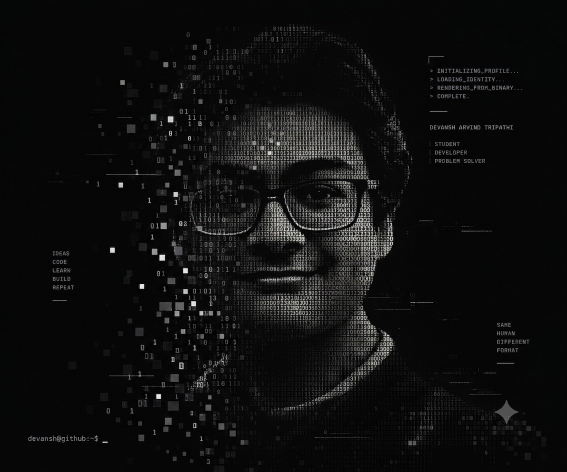
#> input picture assets/portrait.jpg, 1133 x 944 px (shown at 1/2 size)
$ python make_portrait.py
#> lines starting #> are read from the running program, lines starting #| are printed output that depends on the picture
from pathlib import Path
from PIL import Image, ImageEnhance, ImageDraw
import random

BASE = Path(__file__).resolve().parent.parent

INPUT = BASE / "assets" / "portrait.jpg"
OUTPUT = BASE / "assets" / "portrait_glitch.gif"

WIDTH = 520
HEIGHT = 620

GRID_X = 104
GRID_Y = 124

FRAME_COUNT = 30

random.seed(42)


def prepare_image():
    image = Image.open(INPUT).convert("RGB")
#> image is the input picture: PIL image 1133x944 RGB; mean R, G, B 15, 15, 14.8

    w, h = image.size
#> w = 1133; h = 944

    # Crop the image so the portrait is centered.
    image = image.crop(
        (
            int(w * 0.05),
            int(h * 0.02),
            int(w * 0.95),
            int(h * 0.87)
        )
    )
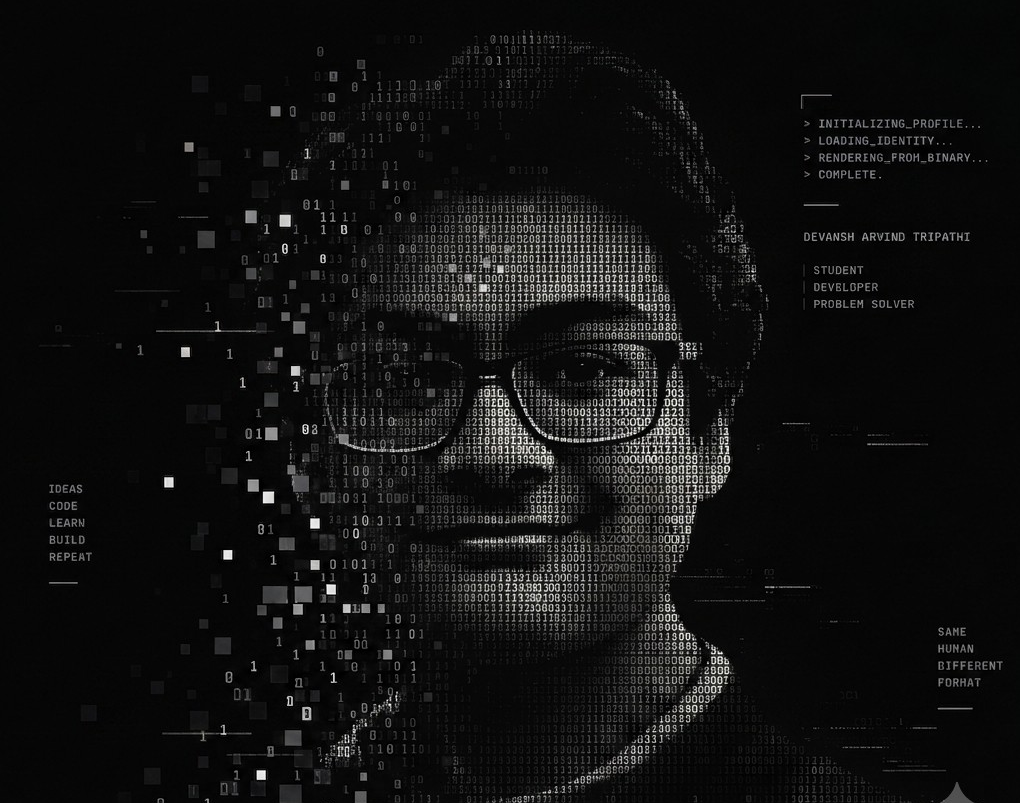
#> image: PIL image 1020x803 RGB; mean R, G, B 17.1, 17.1, 16.9

    image = ImageEnhance.Contrast(image).enhance(1.2)

    image.thumbnail((WIDTH, HEIGHT))
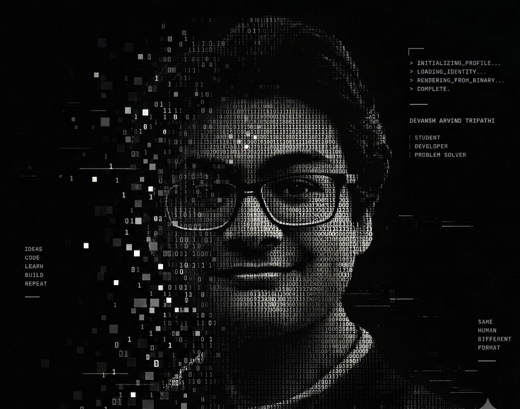
#> image: PIL image 520x409 RGB; mean R, G, B 16.7, 16.7, 16.5

    canvas = Image.new(
        "RGB",
        (WIDTH, HEIGHT),
        (3, 7, 12)
    )

    x = (WIDTH - image.width) // 2
#> x = 0
    y = (HEIGHT - image.height) // 2
#> y = 105

    canvas.paste(image, (x, y))
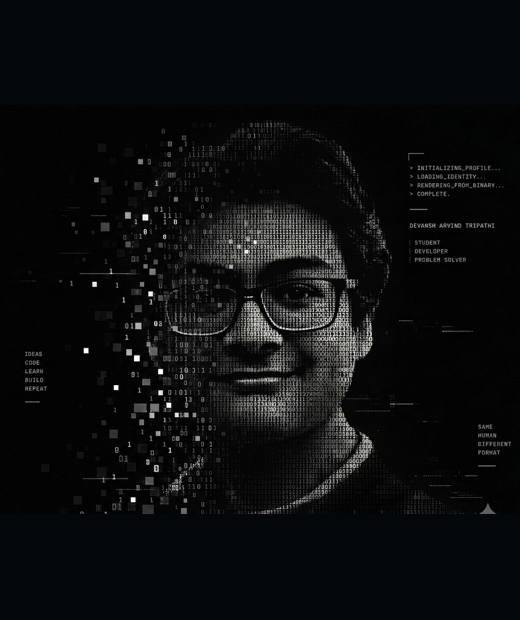
#> canvas: PIL image 520x620 RGB; mean R, G, B 12, 13.4, 14.9

    return canvas


def create_particles(image):

    small = image.resize(
        (GRID_X, GRID_Y),
        Image.Resampling.BILINEAR
    )
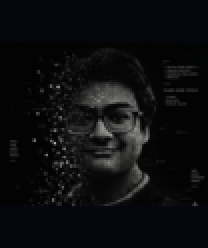
#> small: PIL image 104x124 RGB (shown 2 times larger); mean R, G, B 12, 13.4, 14.9

    particles = []

    for y in range(GRID_Y):

        for x in range(GRID_X):

            r, g, b = small.getpixel((x, y))

            brightness = (r + g + b) / 3

            if brightness > 15:

                particles.append(
                    (
                        x,
                        y,
                        r,
                        g,
                        b
                    )
                )
#> after the loop, particles = 2397 items, first 6: (50, 24, 16, 16, 16), (51, 24, 16, 16, 16), (53, 24, 23, 23, 23), (54, 24, 20, 20, 19), (55, 24, 20, 20, 19), (56, 24, 18, 18, 18)

    random.shuffle(particles)

    return particles


def create_frame(particles, progress):

    frame = Image.new(
        "RGB",
        (WIDTH, HEIGHT),
        (3, 7, 12)
    )

    draw = ImageDraw.Draw(frame)

    # Digital noise in the background.
    noise = int(900 * (1 - progress))

    for _ in range(noise):

        x = random.randrange(WIDTH)
        y = random.randrange(HEIGHT)

        value = random.randrange(15, 60)

        draw.rectangle(
            (
                x,
                y,
                x + 2,
                y + 2
            ),
            fill=(
                value // 2,
                value,
                min(90, value + 25)
            )
        )

    visible = int(len(particles) * progress)

    for x, y, r, g, b in particles[:visible]:

        target_x = int(x * WIDTH / GRID_X)
        target_y = int(y * HEIGHT / GRID_Y)

        # Particles begin scattered and gradually settle.
        spread = int((1 - progress) * 18)

        px = target_x + random.randint(
            -spread,
            spread
        )

        py = target_y + random.randint(
            -spread,
            spread
        )

        if px < 0 or px >= WIDTH:
            continue

        if py < 0 or py >= HEIGHT:
            continue

        color = (
            min(255, int(r * 0.9) + 15),
            min(255, int(g * 0.95) + 10),
            min(255, int(b * 1.05) + 10)
        )

        draw.rectangle(
            (
                px,
                py,
                px + 4,
                py + 4
            ),
            fill=color
        )

    # Scan line.
    if progress > 0.5:

        scan_y = int(
            ((progress - 0.5) / 0.5)
            * HEIGHT
        )

        draw.line(
            (
                0,
                scan_y,
                WIDTH,
                scan_y
            ),
            fill=(90, 220, 255),
            width=2
        )

    return frame


def main():

    if not INPUT.exists():

        print("ERROR:")
        print(f"Could not find {INPUT}")
        return

    image = prepare_image()

    particles = create_particles(image)
#> particles = 2397 items, first 6: (25, 43, 95, 95, 97), (61, 48, 95, 94, 92), (54, 42, 59, 58, 56), (65, 84, 41, 40, 39), (35, 39, 40, 40, 40), (62, 59, 42, 42, 42)

    frames = []

    for i in range(FRAME_COUNT):

        raw = i / (FRAME_COUNT - 1)

        # Smooth animation.
        progress = raw * raw * (3 - 2 * raw)

        frame = create_frame(
            particles,
            progress
        )

        frames.append(frame)
#> this loop made 30 passes
#> visible in create_frame on passes 1 to 12: 0, 8, 32, 71, 124, 189, 265, 351, 446, 549, 658, 772
#> pass 1, in main, `frame = create_frame( particles, progress )`:
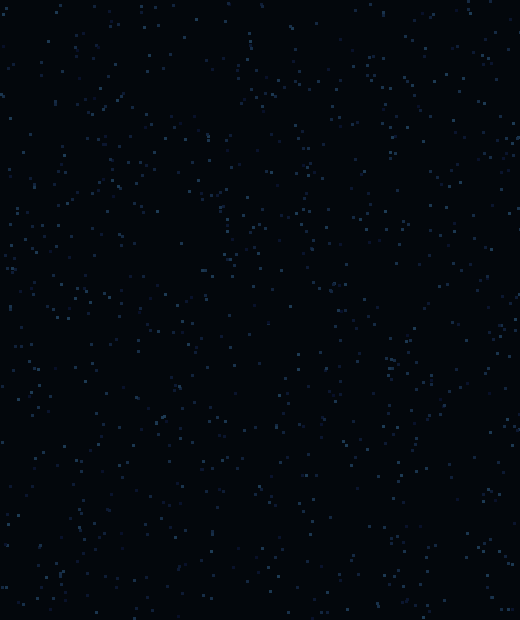
#> frame: PIL image 520x620 RGB; mean R, G, B 3.4, 7.8, 13.3
#> pass 2, in main, `frame = create_frame( particles, progress )`:
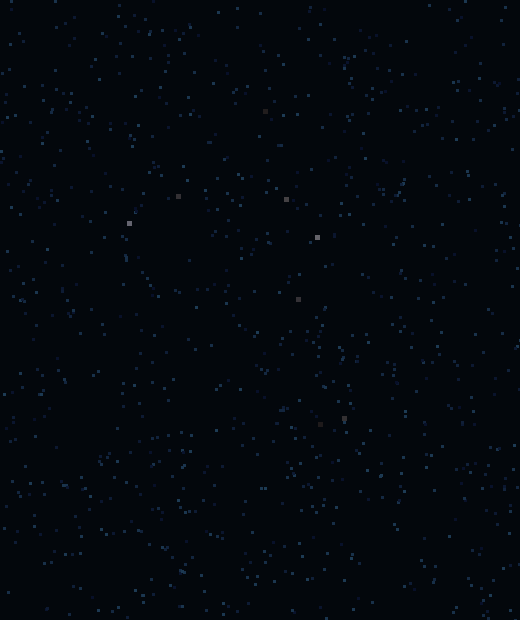
#> frame: PIL image 520x620 RGB; mean R, G, B 3.4, 7.8, 13.3
#> pass 3, in main, `frame = create_frame( particles, progress )`:
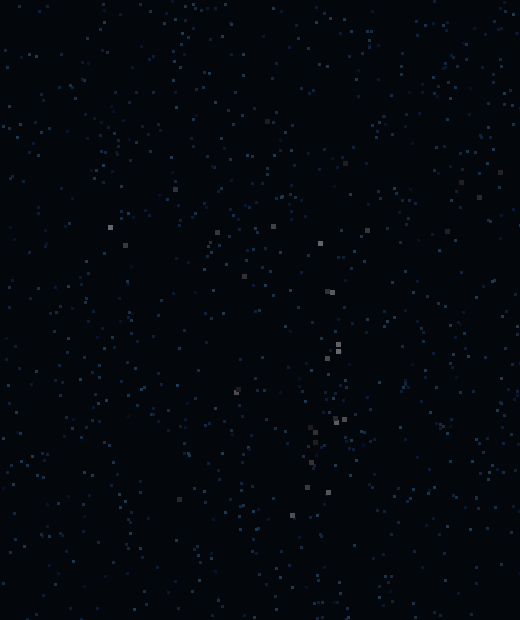
#> frame: PIL image 520x620 RGB; mean R, G, B 3.5, 7.9, 13.3
#> after the loop, frames = 30 items

    # Keep the completed portrait on screen briefly.
    for _ in range(8):

        frames.append(
            frames[-1].copy()
        )
#> after the loop, frames = 38 items

    frames[0].save(
        OUTPUT,
        save_all=True,
        append_images=frames[1:],
        duration=80,
        loop=0
    )

    print()
    print("DONE!")
    print()
    print(f"Created:")
    print(OUTPUT)


if __name__ == "__main__":
    main()
